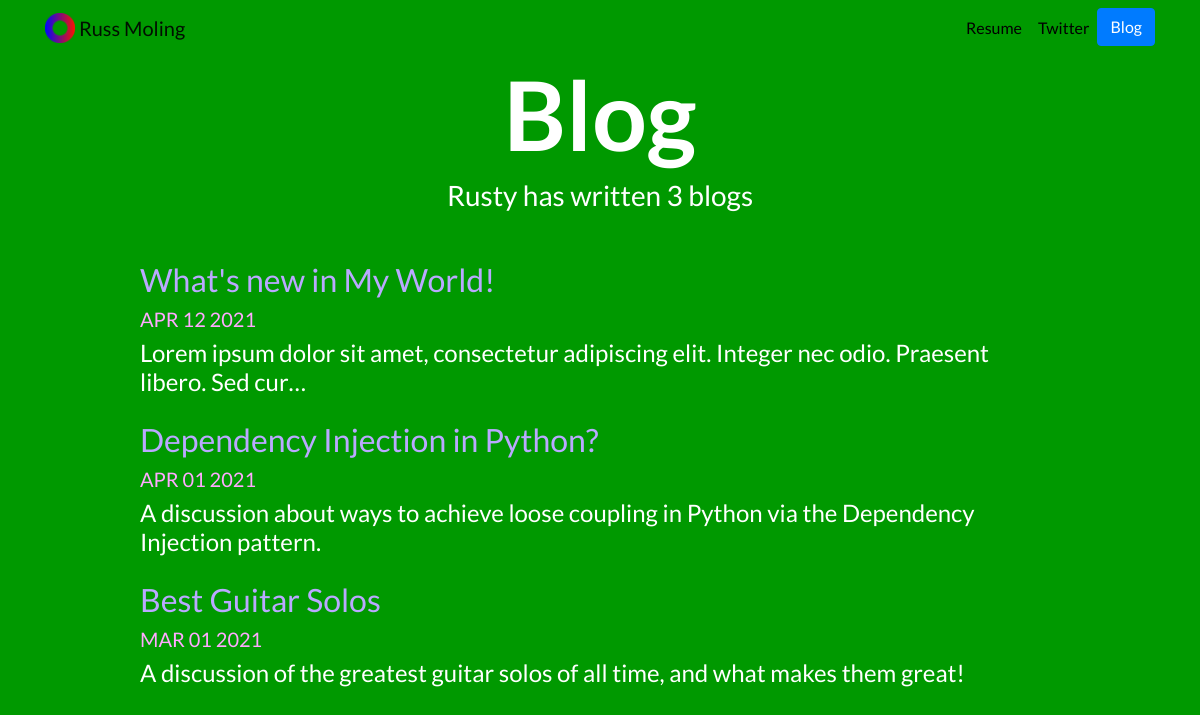
Screenshot of /blog/ with the database file from the repository.
### blog/models.py (models this page shows, shortened)
class Blog (models.Model):
    title = models.CharField(max_length=100)
    description = models.TextField()
    date = models.DateField()

### portfolio/static/views.py (the view)
# urls.py: path('', views.all_blogs, name='all_blogs'),
def all_blogs(request):
    blog_count = Blog.objects.count
    blogs = Blog.objects.order_by('-date')[:5]
    return render(request, 'blog/all_blogs.html', {'blogs': blogs, 'count': blog_count})

### blog/templates/blog/all_blogs.html
{% extends "portfolio/base.html" %}
{% load static %}
{% block content %}
<h1 id="blogtitle" class="font-weight-bold text-center">Blog</h1>
<h3 class="text-center mb-5">Rusty has written {{ blogs.count }} blog{{ blogs.count|pluralize }}</h3>
{% for blog in blogs %}
<div class="row justify-content-center my-3">
    <div class="col-md-10">
        <a href="{% url 'blog:detail' blog.id %}">
            <h2>{{ blog.title }}</h2>
        </a>
        <h5>{{ blog.date|date:'M d Y'|upper }}</h5>
        <h4>{{ blog.description|striptags|truncatechars:100 }}</h4>
    </div>
</div>
{% endfor %}
{% endblock %}

### portfolio/static/portfolio/custom.css (style rules this page uses)
body { font-family: 'Lato', sans-serif; background-color: #009900; color: white; }
#blogtitle { font-size: 6rem; }
h2 { color: #BAA9FF; }
h5 { color: #FFAAFF; }

### rows the page displays
Blog: title "What's new in My World!", date "APR 12 2021", description "Lorem ipsum dolor sit amet, consectetur adipiscing elit. Integer nec odio. Praesent libero. Sed cur…"
Blog: title "Dependency Injection in Python?", date "APR 01 2021", description "A discussion about ways to achieve loose coupling in Python via the Dependency Injection pattern."
Blog: title "Best Guitar Solos", date "MAR 01 2021", description "A discussion of the greatest guitar solos of all time, and what makes them great!"

### other values shown
{{ blogs.count }} "3"
